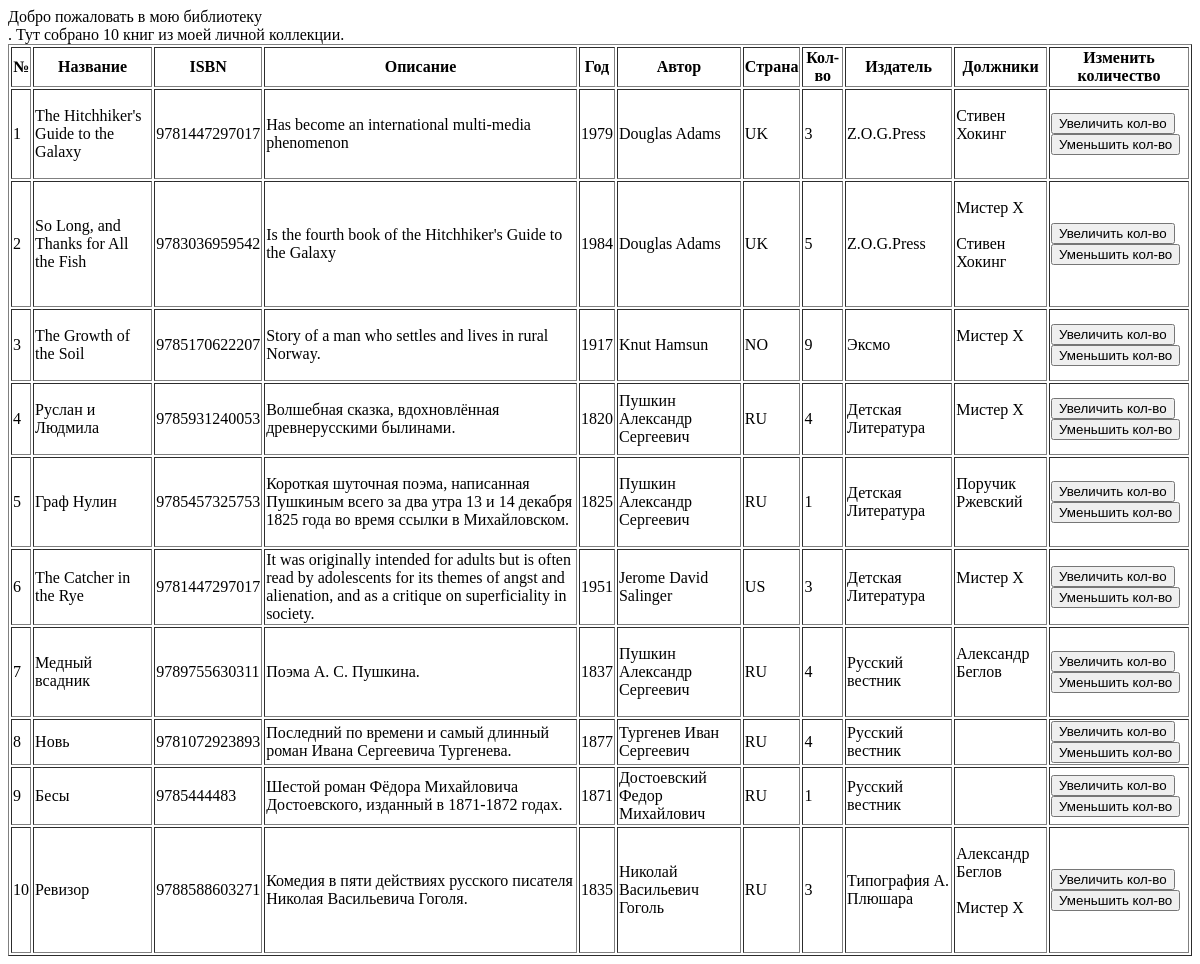
Before: /index/ with the older database file.
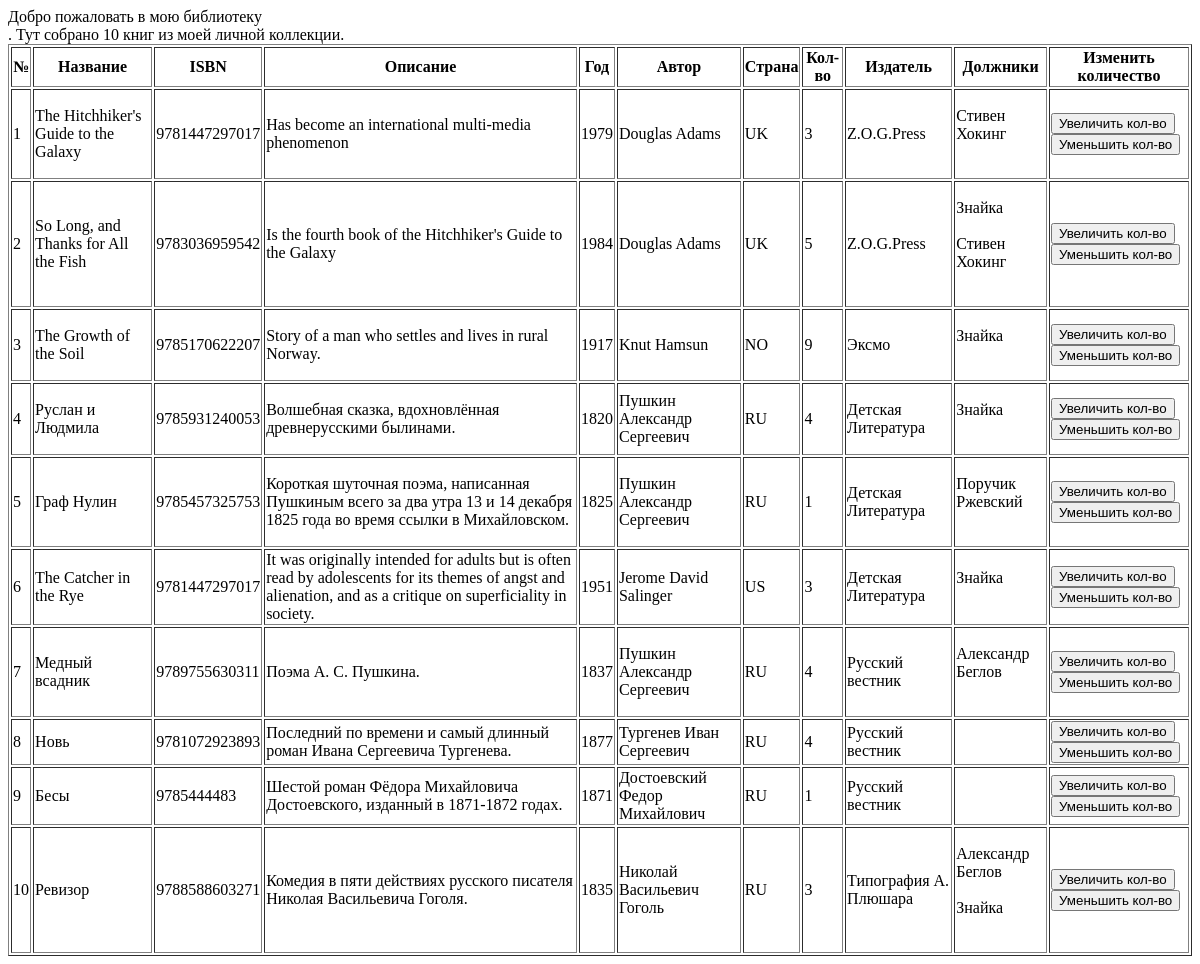
After: the same page with the newer database file.
### p_library/models.py (models this page shows, shortened)
class Friend(models.Model):
    name = models.CharField(max_length=100)
    books = models.ManyToManyField("Book", default=None,
                                  blank=True, null=True)
    class Meta:
        verbose_name = 'Друг'
        verbose_name_plural = 'Друзья'

### p_library/views.py (the view)
# urls.py: path('index/', views.index),
def index(request):
    template = loader.get_template('index.html')
    books = Book.objects.all().order_by('publisher')
    numbers = range(100)
    biblio_data = {
        "title": "мою библиотеку",
        "books": books,
        "numbers": numbers
    }
    return HttpResponse(template.render(biblio_data, request))

### p_library/models.py (called while the page is built)
    def __str__(self):
        return self.name

### p_library/templates/index.html (shortened to what this page needs)
<!DOCTYPE html>
<html lang="en">
<head>
</head>
<body>
Добро пожаловать в {{ title }}  <br>.
Тут собрано {{ books|length }} книг из моей личной коллекции.
<table border="1">
    <tr>
        <th>№</th>
        <th>Название</th>
        <th>ISBN</th>
        <th>Описание</th>
        <th>Год</th>
        <th>Автор</th>
        <th>Страна</th>
        <th>Кол-во</th>
        <th>Издатель</th>
        <th>Должники</th>
        <th>Изменить количество</th>
    </tr>
    {% for book in books %}
        <tr>
            <td>{{ forloop.counter }}</td>
            <td>{{ book.title }}</td>
            <td>{{ book.ISBN }}</td>
            <td>{{ book.description }}</td>
            <td>{{ book.year_release }}</td>
            <td>{{ book.author.full_name }}</td>
            <td>{{ book.author.country }}</td>
            <td>{{ book.copy_count }}</td>
            <td>{{ book.publisher }}</td>
            <td>
                <ul style= "padding-left: 0">
                    {% for friend in book.friend_set.all %}
                        <li style = "list-style-type: none;"> {{ friend.name }}</li>
                        <br>
                    {% endfor %}
                </ul>
            </td>
            <td>
                <form action="/index/book_increment/" method="post" enctype="multipart/form-data">
                    <input type="submit" value="Увеличить кол-во" />
                </form>
                <form action="/index/book_decrement/" method="post" enctype="multipart/form-data">
                    <input type="submit" value="Уменьшить кол-во" />
                </form>
            </td>
        </tr>
    {% endfor %}
</table>
</body>
</html>

Changed rows visible on the page:
changed Friend: name "Мистер Х" → "Знайка"
